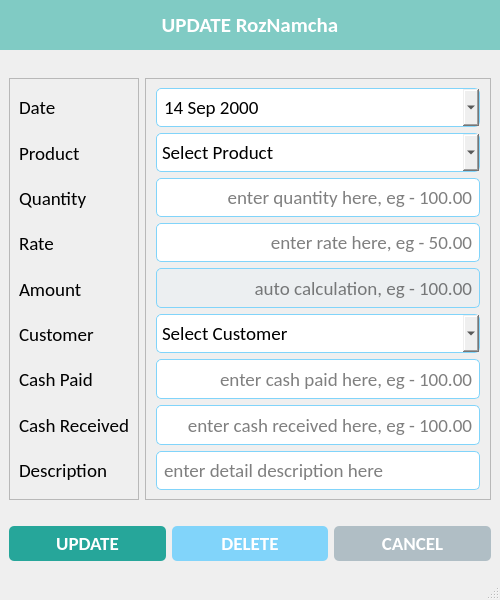
<?xml version="1.0" encoding="UTF-8"?>
<ui version="4.0">
 <class>UpdateNamchaWindow</class>
 <widget class="QMainWindow" name="UpdateNamchaWindow">
  <property name="geometry">
   <rect>
    <x>0</x>
    <y>0</y>
    <width>500</width>
    <height>600</height>
   </rect>
  </property>
  <property name="minimumSize">
   <size>
    <width>500</width>
    <height>600</height>
   </size>
  </property>
  <property name="maximumSize">
   <size>
    <width>500</width>
    <height>600</height>
   </size>
  </property>
  <property name="windowTitle">
   <string>Update Roz Namcha</string>
  </property>
  <property name="windowIcon">
   <iconset resource="../resources.qrc">
    <normaloff>:/icons/assets/icons/logo.png</normaloff>:/icons/assets/icons/logo.png</iconset>
  </property>
  <property name="iconSize">
   <size>
    <width>32</width>
    <height>32</height>
   </size>
  </property>
  <widget class="QWidget" name="centralwidget">
   <property name="styleSheet">
    <string notr="true">#lbl_add_roz {
	background-color: #80cbc4;
	padding: 12px;
	color: #fff;
}

#btn_save {
	background-color: #26a69a;
	border-radius: 5px;
	padding: 5px 0px;
	color: white;
}

#btn_delete {
	background-color: #81d4fa;
	border-radius: 5px;
	padding: 5px 0px;
	color: white;
}

#btn_cancel {
	background-color: #b0bec5;
	border-radius: 5px;
	padding: 5px 0px;
	color: white;
}

QLineEdit, QDateEdit, QComboBox {
	border-radius: 5px;
	padding: 5px 5px;
	border: 1px solid #81d4fa;
}

#txt_total_amount {
	background-color: #eceff1;
}</string>
   </property>
   <layout class="QVBoxLayout" name="verticalLayout_3">
    <property name="spacing">
     <number>0</number>
    </property>
    <property name="leftMargin">
     <number>0</number>
    </property>
    <property name="topMargin">
     <number>0</number>
    </property>
    <property name="rightMargin">
     <number>0</number>
    </property>
    <property name="bottomMargin">
     <number>0</number>
    </property>
    <item alignment="Qt::AlignTop">
     <widget class="QLabel" name="lbl_add_roz">
      <property name="font">
       <font>
        <family>Calibri</family>
        <pointsize>16</pointsize>
        <weight>75</weight>
        <bold>true</bold>
       </font>
      </property>
      <property name="text">
       <string>UPDATE RozNamcha</string>
      </property>
      <property name="alignment">
       <set>Qt::AlignCenter</set>
      </property>
      <property name="margin">
       <number>10</number>
      </property>
     </widget>
    </item>
    <item>
     <widget class="QWidget" name="details_widget" native="true">
      <layout class="QHBoxLayout" name="horizontalLayout">
       <item>
        <widget class="QFrame" name="lbl_frame">
         <property name="frameShape">
          <enum>QFrame::StyledPanel</enum>
         </property>
         <property name="frameShadow">
          <enum>QFrame::Raised</enum>
         </property>
         <layout class="QVBoxLayout" name="verticalLayout">
          <item>
           <widget class="QLabel" name="lbl_date">
            <property name="font">
             <font>
              <family>Calibri</family>
              <pointsize>14</pointsize>
             </font>
            </property>
            <property name="text">
             <string>Date</string>
            </property>
           </widget>
          </item>
          <item>
           <widget class="QLabel" name="lbl_product">
            <property name="font">
             <font>
              <family>Calibri</family>
              <pointsize>14</pointsize>
             </font>
            </property>
            <property name="text">
             <string>Product</string>
            </property>
           </widget>
          </item>
          <item>
           <widget class="QLabel" name="lbl_quantity">
            <property name="font">
             <font>
              <family>Calibri</family>
              <pointsize>14</pointsize>
             </font>
            </property>
            <property name="text">
             <string>Quantity</string>
            </property>
           </widget>
          </item>
          <item>
           <widget class="QLabel" name="lbl_rate">
            <property name="font">
             <font>
              <family>Calibri</family>
              <pointsize>14</pointsize>
             </font>
            </property>
            <property name="text">
             <string>Rate</string>
            </property>
           </widget>
          </item>
          <item>
           <widget class="QLabel" name="lbl_amount">
            <property name="font">
             <font>
              <family>Calibri</family>
              <pointsize>14</pointsize>
             </font>
            </property>
            <property name="text">
             <string>Amount</string>
            </property>
           </widget>
          </item>
          <item>
           <widget class="QLabel" name="lbl_customer">
            <property name="font">
             <font>
              <family>Calibri</family>
              <pointsize>14</pointsize>
             </font>
            </property>
            <property name="text">
             <string>Customer</string>
            </property>
            <property name="alignment">
             <set>Qt::AlignLeading|Qt::AlignLeft|Qt::AlignVCenter</set>
            </property>
           </widget>
          </item>
          <item>
           <widget class="QLabel" name="lbl_cash_paid">
            <property name="font">
             <font>
              <family>Calibri</family>
              <pointsize>14</pointsize>
             </font>
            </property>
            <property name="text">
             <string>Cash Paid</string>
            </property>
           </widget>
          </item>
          <item>
           <widget class="QLabel" name="lbl_cash_received">
            <property name="font">
             <font>
              <family>Calibri</family>
              <pointsize>14</pointsize>
             </font>
            </property>
            <property name="text">
             <string>Cash Received</string>
            </property>
           </widget>
          </item>
          <item>
           <widget class="QLabel" name="label">
            <property name="font">
             <font>
              <family>Calibri</family>
              <pointsize>14</pointsize>
             </font>
            </property>
            <property name="text">
             <string>Description</string>
            </property>
           </widget>
          </item>
         </layout>
        </widget>
       </item>
       <item>
        <widget class="QFrame" name="lbl_inputs">
         <property name="frameShape">
          <enum>QFrame::StyledPanel</enum>
         </property>
         <property name="frameShadow">
          <enum>QFrame::Raised</enum>
         </property>
         <layout class="QVBoxLayout" name="verticalLayout_2">
          <property name="leftMargin">
           <number>10</number>
          </property>
          <property name="rightMargin">
           <number>10</number>
          </property>
          <item>
           <widget class="QDateEdit" name="txt_date">
            <property name="minimumSize">
             <size>
              <width>0</width>
              <height>0</height>
             </size>
            </property>
            <property name="maximumSize">
             <size>
              <width>1000</width>
              <height>40</height>
             </size>
            </property>
            <property name="font">
             <font>
              <family>Calibri</family>
              <pointsize>14</pointsize>
             </font>
            </property>
            <property name="minimumDate">
             <date>
              <year>2000</year>
              <month>9</month>
              <day>14</day>
             </date>
            </property>
            <property name="currentSection">
             <enum>QDateTimeEdit::DaySection</enum>
            </property>
            <property name="calendarPopup">
             <bool>true</bool>
            </property>
            <property name="timeSpec">
             <enum>Qt::LocalTime</enum>
            </property>
           </widget>
          </item>
          <item>
           <widget class="QComboBox" name="select_product">
            <property name="minimumSize">
             <size>
              <width>0</width>
              <height>0</height>
             </size>
            </property>
            <property name="maximumSize">
             <size>
              <width>1000</width>
              <height>40</height>
             </size>
            </property>
            <property name="font">
             <font>
              <family>Calibri</family>
              <pointsize>14</pointsize>
             </font>
            </property>
            <item>
             <property name="text">
              <string>Select Product</string>
             </property>
            </item>
           </widget>
          </item>
          <item>
           <widget class="QLineEdit" name="txt_quantity">
            <property name="minimumSize">
             <size>
              <width>0</width>
              <height>0</height>
             </size>
            </property>
            <property name="maximumSize">
             <size>
              <width>1000</width>
              <height>40</height>
             </size>
            </property>
            <property name="font">
             <font>
              <family>Calibri</family>
              <pointsize>14</pointsize>
             </font>
            </property>
            <property name="alignment">
             <set>Qt::AlignRight|Qt::AlignTrailing|Qt::AlignVCenter</set>
            </property>
            <property name="placeholderText">
             <string>enter quantity here, eg - 100.00</string>
            </property>
           </widget>
          </item>
          <item>
           <widget class="QLineEdit" name="txt_rate">
            <property name="minimumSize">
             <size>
              <width>0</width>
              <height>0</height>
             </size>
            </property>
            <property name="maximumSize">
             <size>
              <width>1000</width>
              <height>40</height>
             </size>
            </property>
            <property name="font">
             <font>
              <family>Calibri</family>
              <pointsize>14</pointsize>
             </font>
            </property>
            <property name="alignment">
             <set>Qt::AlignRight|Qt::AlignTrailing|Qt::AlignVCenter</set>
            </property>
            <property name="placeholderText">
             <string>enter rate here, eg - 50.00</string>
            </property>
           </widget>
          </item>
          <item>
           <widget class="QLineEdit" name="txt_total_amount">
            <property name="minimumSize">
             <size>
              <width>0</width>
              <height>40</height>
             </size>
            </property>
            <property name="font">
             <font>
              <family>Calibri</family>
              <pointsize>14</pointsize>
             </font>
            </property>
            <property name="alignment">
             <set>Qt::AlignRight|Qt::AlignTrailing|Qt::AlignVCenter</set>
            </property>
            <property name="placeholderText">
             <string>auto calculation, eg - 100.00</string>
            </property>
           </widget>
          </item>
          <item>
           <widget class="QComboBox" name="select_customer">
            <property name="minimumSize">
             <size>
              <width>0</width>
              <height>0</height>
             </size>
            </property>
            <property name="maximumSize">
             <size>
              <width>1000</width>
              <height>40</height>
             </size>
            </property>
            <property name="font">
             <font>
              <family>Calibri</family>
              <pointsize>14</pointsize>
             </font>
            </property>
            <item>
             <property name="text">
              <string>Select Customer</string>
             </property>
            </item>
           </widget>
          </item>
          <item>
           <widget class="QLineEdit" name="txt_cash_paid">
            <property name="minimumSize">
             <size>
              <width>0</width>
              <height>40</height>
             </size>
            </property>
            <property name="font">
             <font>
              <family>Calibri</family>
              <pointsize>14</pointsize>
             </font>
            </property>
            <property name="alignment">
             <set>Qt::AlignRight|Qt::AlignTrailing|Qt::AlignVCenter</set>
            </property>
            <property name="placeholderText">
             <string>enter cash paid here, eg - 100.00</string>
            </property>
           </widget>
          </item>
          <item>
           <widget class="QLineEdit" name="txt_cash_received">
            <property name="minimumSize">
             <size>
              <width>0</width>
              <height>40</height>
             </size>
            </property>
            <property name="font">
             <font>
              <family>Calibri</family>
              <pointsize>14</pointsize>
             </font>
            </property>
            <property name="alignment">
             <set>Qt::AlignRight|Qt::AlignTrailing|Qt::AlignVCenter</set>
            </property>
            <property name="placeholderText">
             <string>enter cash received here, eg - 100.00</string>
            </property>
           </widget>
          </item>
          <item>
           <widget class="QLineEdit" name="txt_description">
            <property name="font">
             <font>
              <family>Calibri</family>
              <pointsize>14</pointsize>
             </font>
            </property>
            <property name="placeholderText">
             <string>enter detail description here</string>
            </property>
           </widget>
          </item>
         </layout>
        </widget>
       </item>
      </layout>
     </widget>
    </item>
    <item>
     <widget class="QWidget" name="bottom_widget" native="true">
      <layout class="QHBoxLayout" name="horizontalLayout_2">
       <item>
        <widget class="QPushButton" name="btn_save">
         <property name="font">
          <font>
           <family>Calibri</family>
           <pointsize>14</pointsize>
           <weight>75</weight>
           <bold>true</bold>
          </font>
         </property>
         <property name="cursor">
          <cursorShape>OpenHandCursor</cursorShape>
         </property>
         <property name="text">
          <string>UPDATE</string>
         </property>
         <property name="icon">
          <iconset resource="../resources.qrc">
           <normaloff>:/icons/assets/icons/save.png</normaloff>:/icons/assets/icons/save.png</iconset>
         </property>
         <property name="iconSize">
          <size>
           <width>32</width>
           <height>32</height>
          </size>
         </property>
        </widget>
       </item>
       <item>
        <widget class="QPushButton" name="btn_delete">
         <property name="font">
          <font>
           <family>Calibri</family>
           <pointsize>14</pointsize>
           <weight>75</weight>
           <bold>true</bold>
          </font>
         </property>
         <property name="cursor">
          <cursorShape>OpenHandCursor</cursorShape>
         </property>
         <property name="text">
          <string>DELETE</string>
         </property>
         <property name="icon">
          <iconset resource="../resources.qrc">
           <normaloff>:/icons/assets/icons/clear.png</normaloff>:/icons/assets/icons/clear.png</iconset>
         </property>
         <property name="iconSize">
          <size>
           <width>32</width>
           <height>32</height>
          </size>
         </property>
        </widget>
       </item>
       <item>
        <widget class="QPushButton" name="btn_cancel">
         <property name="font">
          <font>
           <family>Calibri</family>
           <pointsize>14</pointsize>
           <weight>75</weight>
           <bold>true</bold>
          </font>
         </property>
         <property name="cursor">
          <cursorShape>OpenHandCursor</cursorShape>
         </property>
         <property name="text">
          <string>CANCEL</string>
         </property>
         <property name="icon">
          <iconset resource="../resources.qrc">
           <normaloff>:/icons/assets/icons/close.png</normaloff>:/icons/assets/icons/close.png</iconset>
         </property>
         <property name="iconSize">
          <size>
           <width>32</width>
           <height>32</height>
          </size>
         </property>
        </widget>
       </item>
      </layout>
     </widget>
    </item>
   </layout>
  </widget>
  <widget class="QStatusBar" name="statusbar"/>
 </widget>
 <resources>
  <include location="../resources.qrc"/>
 </resources>
 <connections/>
</ui>
